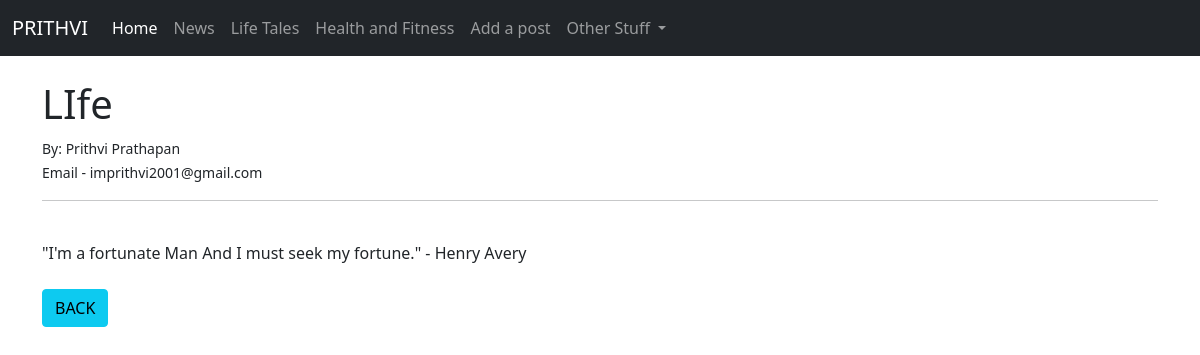
The app's page /article/2 with its own data.
### theblog/models.py (models this page shows, shortened)
class Post(models.Model):
	title = models.CharField(max_length = 255)
	title_tag = models.CharField(max_length = 255)
	author = models.ForeignKey(User, on_delete = models.CASCADE)
	body = models.TextField()

### theblog/views.py (the view)
# urls.py: path('article/<int:pk>', ArticleDetailView.as_view(), name = "article-detail"),
class ArticleDetailView(DetailView):
	model = Post
	template_name = "article_detail.html"

### theblog/templates/article_detail.html (shortened to what this page needs)
{% extends 'base.html' %}
{% block content %}
<h1>{{ post.title }}</h1>
<small>By: {{ post.author.first_name }} {{ post.author.last_name }}<br/> Email -
{{ post.author.email }} </small><br/>
<hr>
<br/>
{{ post.body }}
<br/><br/>
<a href="{% url 'home' %}" class="btn btn-info">BACK</a>
{% endblock %}

### records on screen
Post: title "LIfe", author.first_name "Prithvi", author.last_name "Prathapan", author.email "imprithvi2001@gmail.com", body "\"I'm a fortunate Man And I must seek my fortune.\" - Henry Avery"
